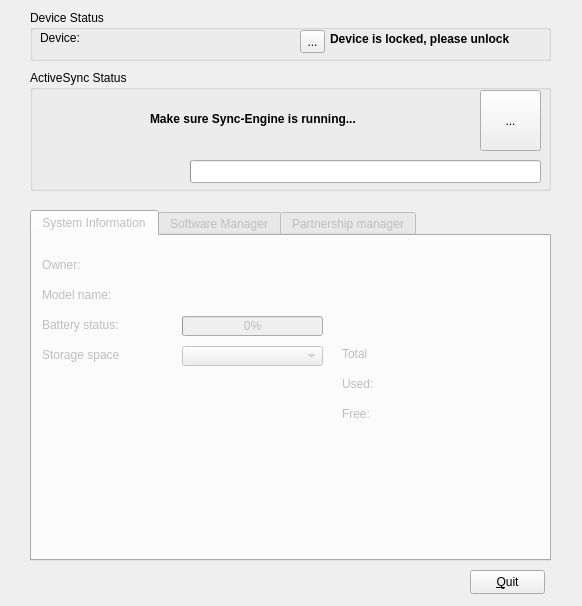
<ui version="4.0" >
 <class>synce_kpm_mainwindow</class>
 <widget class="QWidget" name="synce_kpm_mainwindow" >
  <property name="geometry" >
   <rect>
    <x>0</x>
    <y>0</y>
    <width>582</width>
    <height>606</height>
   </rect>
  </property>
  <property name="cursor" >
   <cursorShape>ArrowCursor</cursorShape>
  </property>
  <property name="windowTitle" >
   <string>SynCE KDE PDA Manager</string>
  </property>
  <widget class="QGroupBox" name="groupBox" >
   <property name="geometry" >
    <rect>
     <x>30</x>
     <y>10</y>
     <width>521</width>
     <height>51</height>
    </rect>
   </property>
   <property name="title" >
    <string>Device Status</string>
   </property>
   <widget class="QLabel" name="label" >
    <property name="geometry" >
     <rect>
      <x>10</x>
      <y>20</y>
      <width>71</width>
      <height>16</height>
     </rect>
    </property>
    <property name="text" >
     <string>Device:</string>
    </property>
   </widget>
   <widget class="QLabel" name="label_devicename" >
    <property name="geometry" >
     <rect>
      <x>100</x>
      <y>20</y>
      <width>44</width>
      <height>14</height>
     </rect>
    </property>
    <property name="text" >
     <string/>
    </property>
   </widget>
   <widget class="QLabel" name="labelDeviceName" >
    <property name="geometry" >
     <rect>
      <x>100</x>
      <y>20</y>
      <width>161</width>
      <height>18</height>
     </rect>
    </property>
    <property name="text" >
     <string/>
    </property>
   </widget>
   <widget class="QToolButton" name="toolButtonDeviceIsLocked" >
    <property name="enabled" >
     <bool>true</bool>
    </property>
    <property name="geometry" >
     <rect>
      <x>270</x>
      <y>20</y>
      <width>25</width>
      <height>23</height>
     </rect>
    </property>
    <property name="text" >
     <string>...</string>
    </property>
   </widget>
   <widget class="QLabel" name="labelDeviceIsLocked" >
    <property name="geometry" >
     <rect>
      <x>300</x>
      <y>20</y>
      <width>221</width>
      <height>18</height>
     </rect>
    </property>
    <property name="font" >
     <font>
      <weight>75</weight>
      <bold>true</bold>
     </font>
    </property>
    <property name="text" >
     <string>Device is locked, please unlock</string>
    </property>
    <property name="scaledContents" >
     <bool>true</bool>
    </property>
   </widget>
  </widget>
  <widget class="QPushButton" name="pushButton_Quit" >
   <property name="geometry" >
    <rect>
     <x>470</x>
     <y>570</y>
     <width>75</width>
     <height>24</height>
    </rect>
   </property>
   <property name="text" >
    <string>&amp;Quit</string>
   </property>
  </widget>
  <widget class="QTabWidget" name="tabWidget" >
   <property name="enabled" >
    <bool>false</bool>
   </property>
   <property name="geometry" >
    <rect>
     <x>30</x>
     <y>210</y>
     <width>521</width>
     <height>351</height>
    </rect>
   </property>
   <property name="currentIndex" >
    <number>0</number>
   </property>
   <widget class="QWidget" name="tab" >
    <attribute name="title" >
     <string>System Information</string>
    </attribute>
    <widget class="QLabel" name="label_3" >
     <property name="geometry" >
      <rect>
       <x>10</x>
       <y>20</y>
       <width>131</width>
       <height>18</height>
      </rect>
     </property>
     <property name="text" >
      <string>Owner:</string>
     </property>
    </widget>
    <widget class="QLabel" name="labelDeviceOwner" >
     <property name="geometry" >
      <rect>
       <x>150</x>
       <y>20</y>
       <width>180</width>
       <height>16</height>
      </rect>
     </property>
     <property name="text" >
      <string/>
     </property>
    </widget>
    <widget class="QLabel" name="label_5" >
     <property name="geometry" >
      <rect>
       <x>10</x>
       <y>50</y>
       <width>131</width>
       <height>18</height>
      </rect>
     </property>
     <property name="text" >
      <string>Model name:</string>
     </property>
    </widget>
    <widget class="QLabel" name="labelModelName" >
     <property name="geometry" >
      <rect>
       <x>150</x>
       <y>50</y>
       <width>180</width>
       <height>16</height>
      </rect>
     </property>
     <property name="text" >
      <string/>
     </property>
    </widget>
    <widget class="QLabel" name="label_7" >
     <property name="geometry" >
      <rect>
       <x>310</x>
       <y>110</y>
       <width>91</width>
       <height>16</height>
      </rect>
     </property>
     <property name="text" >
      <string>Total</string>
     </property>
    </widget>
    <widget class="QLabel" name="labelStorageTotal" >
     <property name="geometry" >
      <rect>
       <x>370</x>
       <y>110</y>
       <width>91</width>
       <height>16</height>
      </rect>
     </property>
     <property name="layoutDirection" >
      <enum>Qt::RightToLeft</enum>
     </property>
     <property name="text" >
      <string/>
     </property>
    </widget>
    <widget class="QComboBox" name="storageSelector" >
     <property name="geometry" >
      <rect>
       <x>150</x>
       <y>110</y>
       <width>141</width>
       <height>20</height>
      </rect>
     </property>
    </widget>
    <widget class="QLabel" name="label_9" >
     <property name="geometry" >
      <rect>
       <x>10</x>
       <y>110</y>
       <width>131</width>
       <height>18</height>
      </rect>
     </property>
     <property name="text" >
      <string>Storage space</string>
     </property>
    </widget>
    <widget class="QLabel" name="label_11" >
     <property name="geometry" >
      <rect>
       <x>310</x>
       <y>140</y>
       <width>91</width>
       <height>16</height>
      </rect>
     </property>
     <property name="text" >
      <string>Used:</string>
     </property>
    </widget>
    <widget class="QLabel" name="labelStorageUsed" >
     <property name="geometry" >
      <rect>
       <x>370</x>
       <y>140</y>
       <width>91</width>
       <height>16</height>
      </rect>
     </property>
     <property name="layoutDirection" >
      <enum>Qt::RightToLeft</enum>
     </property>
     <property name="text" >
      <string/>
     </property>
    </widget>
    <widget class="QLabel" name="label_13" >
     <property name="geometry" >
      <rect>
       <x>310</x>
       <y>170</y>
       <width>91</width>
       <height>16</height>
      </rect>
     </property>
     <property name="text" >
      <string>Free:</string>
     </property>
    </widget>
    <widget class="QLabel" name="labelStorageFree" >
     <property name="geometry" >
      <rect>
       <x>370</x>
       <y>170</y>
       <width>91</width>
       <height>16</height>
      </rect>
     </property>
     <property name="layoutDirection" >
      <enum>Qt::RightToLeft</enum>
     </property>
     <property name="text" >
      <string/>
     </property>
    </widget>
    <widget class="QProgressBar" name="batteryStatus" >
     <property name="geometry" >
      <rect>
       <x>150</x>
       <y>80</y>
       <width>141</width>
       <height>20</height>
      </rect>
     </property>
     <property name="value" >
      <number>0</number>
     </property>
     <property name="invertedAppearance" >
      <bool>false</bool>
     </property>
    </widget>
    <widget class="QLabel" name="label_2" >
     <property name="geometry" >
      <rect>
       <x>10</x>
       <y>80</y>
       <width>131</width>
       <height>18</height>
      </rect>
     </property>
     <property name="text" >
      <string>Battery status:</string>
     </property>
    </widget>
   </widget>
   <widget class="QWidget" name="tab_2" >
    <attribute name="title" >
     <string>Software Manager</string>
    </attribute>
    <widget class="QListWidget" name="listInstalledPrograms" >
     <property name="geometry" >
      <rect>
       <x>10</x>
       <y>10</y>
       <width>411</width>
       <height>251</height>
      </rect>
     </property>
    </widget>
    <widget class="QPushButton" name="pushButton_Refresh" >
     <property name="geometry" >
      <rect>
       <x>430</x>
       <y>10</y>
       <width>75</width>
       <height>24</height>
      </rect>
     </property>
     <property name="text" >
      <string>&amp;Refresh</string>
     </property>
    </widget>
    <widget class="QPushButton" name="pushButton_Uninstall" >
     <property name="geometry" >
      <rect>
       <x>430</x>
       <y>40</y>
       <width>75</width>
       <height>24</height>
      </rect>
     </property>
     <property name="text" >
      <string>&amp;Uninstall</string>
     </property>
    </widget>
    <widget class="QPushButton" name="pushButton_InstallCAB" >
     <property name="geometry" >
      <rect>
       <x>10</x>
       <y>270</y>
       <width>75</width>
       <height>24</height>
      </rect>
     </property>
     <property name="text" >
      <string>&amp;Install CAB</string>
     </property>
    </widget>
   </widget>
   <widget class="QWidget" name="tab_3" >
    <attribute name="title" >
     <string>Partnership manager</string>
    </attribute>
    <widget class="QTreeView" name="viewPartnerships" >
     <property name="geometry" >
      <rect>
       <x>10</x>
       <y>10</y>
       <width>411</width>
       <height>251</height>
      </rect>
     </property>
     <property name="itemsExpandable" >
      <bool>false</bool>
     </property>
    </widget>
    <widget class="QLabel" name="labelSyncEngineNotRunning" >
     <property name="geometry" >
      <rect>
       <x>90</x>
       <y>110</y>
       <width>281</width>
       <height>18</height>
      </rect>
     </property>
     <property name="font" >
      <font>
       <weight>75</weight>
       <bold>true</bold>
      </font>
     </property>
     <property name="text" >
      <string>Make sure Sync-Engine is running...</string>
     </property>
     <property name="scaledContents" >
      <bool>true</bool>
     </property>
    </widget>
    <widget class="QPushButton" name="button_add_pship" >
     <property name="geometry" >
      <rect>
       <x>430</x>
       <y>10</y>
       <width>75</width>
       <height>24</height>
      </rect>
     </property>
     <property name="text" >
      <string>Add</string>
     </property>
    </widget>
    <widget class="QPushButton" name="button_delete_pship" >
     <property name="geometry" >
      <rect>
       <x>430</x>
       <y>40</y>
       <width>75</width>
       <height>24</height>
      </rect>
     </property>
     <property name="text" >
      <string>Delete</string>
     </property>
    </widget>
   </widget>
  </widget>
  <widget class="QGroupBox" name="groupBox_2" >
   <property name="geometry" >
    <rect>
     <x>30</x>
     <y>70</y>
     <width>521</width>
     <height>121</height>
    </rect>
   </property>
   <property name="title" >
    <string>ActiveSync Status</string>
   </property>
   <widget class="QLabel" name="label_partnership_2" >
    <property name="geometry" >
     <rect>
      <x>10</x>
      <y>40</y>
      <width>141</width>
      <height>18</height>
     </rect>
    </property>
    <property name="text" >
     <string/>
    </property>
   </widget>
   <widget class="QLabel" name="label_partnership_3" >
    <property name="geometry" >
     <rect>
      <x>10</x>
      <y>60</y>
      <width>141</width>
      <height>18</height>
     </rect>
    </property>
    <property name="text" >
     <string/>
    </property>
   </widget>
   <widget class="QLabel" name="label_partnership_1" >
    <property name="geometry" >
     <rect>
      <x>10</x>
      <y>20</y>
      <width>141</width>
      <height>18</height>
     </rect>
    </property>
    <property name="text" >
     <string/>
    </property>
   </widget>
   <widget class="QProgressBar" name="sync_progressbar" >
    <property name="geometry" >
     <rect>
      <x>160</x>
      <y>90</y>
      <width>351</width>
      <height>23</height>
     </rect>
    </property>
    <property name="value" >
     <number>0</number>
    </property>
    <property name="textVisible" >
     <bool>false</bool>
    </property>
    <property name="format" >
     <string/>
    </property>
   </widget>
   <widget class="QLabel" name="label_partnership_1_text" >
    <property name="geometry" >
     <rect>
      <x>170</x>
      <y>20</y>
      <width>241</width>
      <height>18</height>
     </rect>
    </property>
    <property name="text" >
     <string/>
    </property>
   </widget>
   <widget class="QLabel" name="label_partnership_3_text" >
    <property name="geometry" >
     <rect>
      <x>170</x>
      <y>60</y>
      <width>241</width>
      <height>18</height>
     </rect>
    </property>
    <property name="text" >
     <string/>
    </property>
   </widget>
   <widget class="QLabel" name="label_partnership_2_text" >
    <property name="geometry" >
     <rect>
      <x>170</x>
      <y>40</y>
      <width>241</width>
      <height>18</height>
     </rect>
    </property>
    <property name="text" >
     <string/>
    </property>
   </widget>
   <widget class="QLabel" name="label_sync_stat" >
    <property name="geometry" >
     <rect>
      <x>10</x>
      <y>90</y>
      <width>121</width>
      <height>18</height>
     </rect>
    </property>
    <property name="text" >
     <string/>
    </property>
   </widget>
   <widget class="QToolButton" name="activesyncStatusIcon" >
    <property name="enabled" >
     <bool>true</bool>
    </property>
    <property name="geometry" >
     <rect>
      <x>450</x>
      <y>20</y>
      <width>61</width>
      <height>61</height>
     </rect>
    </property>
    <property name="text" >
     <string>...</string>
    </property>
   </widget>
   <widget class="QLabel" name="labelSyncEngineNotRunning_2" >
    <property name="geometry" >
     <rect>
      <x>120</x>
      <y>40</y>
      <width>281</width>
      <height>18</height>
     </rect>
    </property>
    <property name="font" >
     <font>
      <weight>75</weight>
      <bold>true</bold>
     </font>
    </property>
    <property name="text" >
     <string>Make sure Sync-Engine is running...</string>
    </property>
    <property name="scaledContents" >
     <bool>true</bool>
    </property>
   </widget>
  </widget>
 </widget>
 <resources/>
 <connections/>
</ui>
